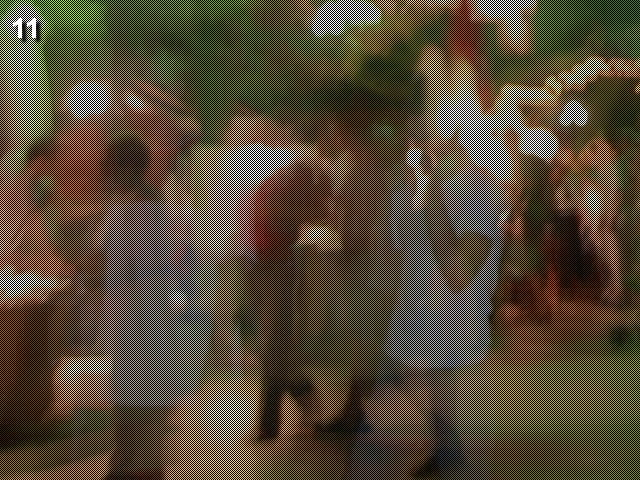
#> input picture lv11/cave.jpg, 640 x 480 px
$ python lv11.py
#> lines starting #> are read from the running program, lines starting #| are printed output that depends on the picture
'''''''''''''''''''''''''''''
> Filename: lv11.py
> Author: Kadrick, BoGwon Kang
> Created at: 2021/1104 16:36
> Description: image
'''''''''''''''''''''''''''''
from PIL import Image

img = Image.open("./cave.jpg")
#> img is the input picture: PIL image 640x480 RGB; mean R, G, B 85.8, 73.7, 57.3

# img info
print("img Sz: ", img.size, "\nmode: ", img.mode)
#| img Sz:  (640, 480)
#| mode:  RGB

# empty image
empty_im_even = Image.new("RGB", (680 // 2, 480 // 2), "white")
#> empty_im_even: PIL image 340x240 RGB; every value is 255
empty_im_odd = Image.new("RGB", (680 // 2, 480 // 2), "white")

count = 0

# check all pixel put even or odd pixel
for y in range(0, img.size[1]):
    for x in range(0, img.size[0]):
        pixel = img.getpixel((x, y))
        if(count % 2):
            empty_im_odd.putpixel((x // 2, y // 2), pixel)
        else:
            empty_im_even.putpixel((x // 2, y // 2), pixel)
        count += 1
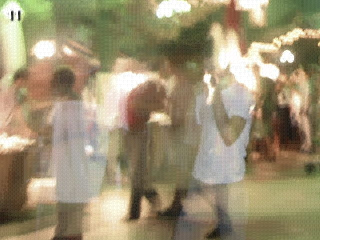
#> empty_im_even: PIL image 340x240 RGB; mean R, G, B 161.8, 150.1, 122.4
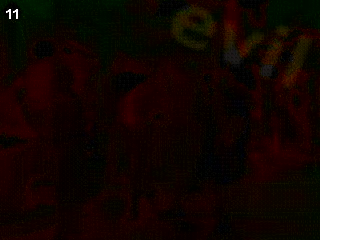
#> empty_im_odd: PIL image 340x240 RGB; mean R, G, B 29.7, 18.7, 15.4
#> after the loop, count = 307200

empty_im_even.save("./even.jpg")
empty_im_odd.save("./odd.jpg")
